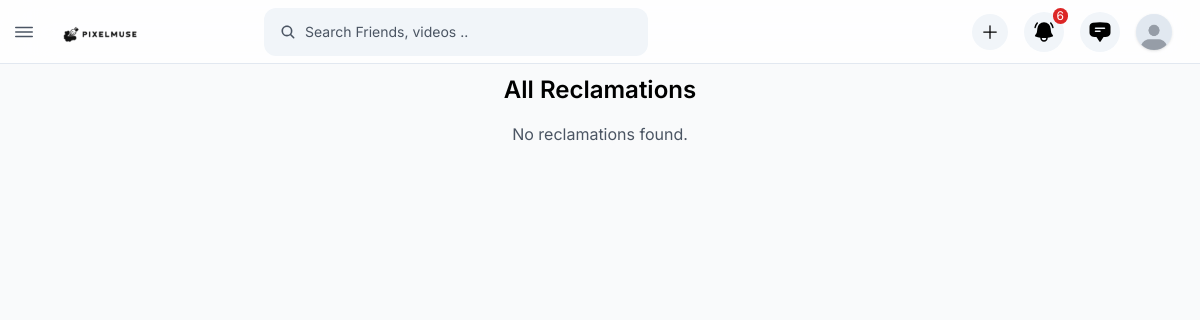
The page /reclamations/ on the database as committed earlier.
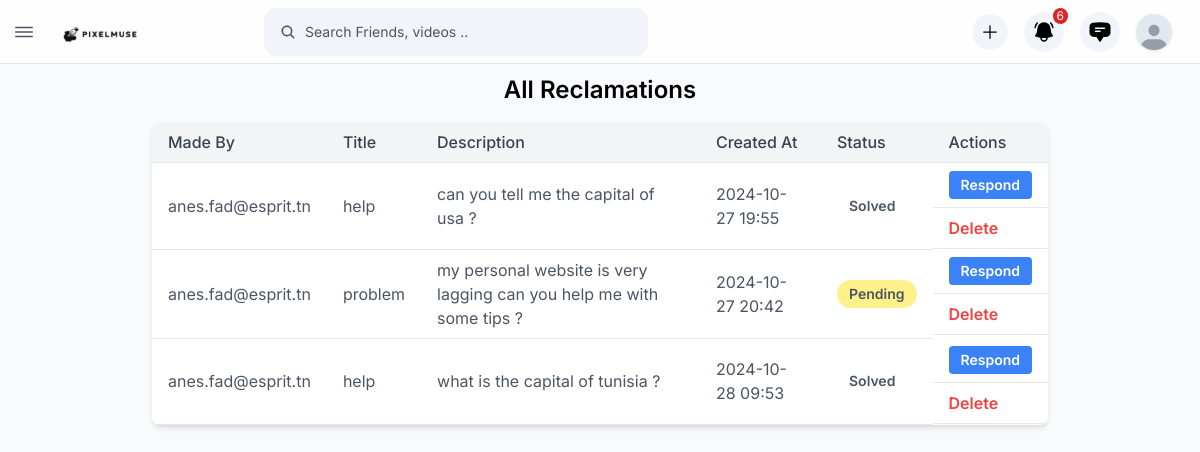
The same page on the database as committed later.
### reclamations/models.py (models this page shows, shortened)
class Reclamation(models.Model):
    author = models.ForeignKey(settings.AUTH_USER_MODEL, on_delete=models.CASCADE, default=1)
    title = models.CharField(max_length=255)
    description = models.TextField()
    created_at = models.DateTimeField(auto_now_add=True)
    status = models.CharField(max_length=50, choices=[
        ('pending', 'Pending'),
        ('solved', 'Solved'),
        ('not_accepted', 'Not Accepted'),
    ], default='pending')

### users/models.py (models this page shows, shortened)
class User(AbstractBaseUser, PermissionsMixin):
    email = models.EmailField(unique=True)
    fullname = models.CharField(max_length=255)
    phone = models.CharField(max_length=20, blank=True, null=True)
    birthday = models.DateField(blank=True, null=True)
    address = models.TextField(blank=True, null=True)
    role = models.CharField(max_length=10, choices=[('admin', 'Admin'), ('user', 'User'),('support','Support')])
    is_active = models.BooleanField(default=True)
    is_staff = models.BooleanField(default=False)
    user_photo = models.ImageField(upload_to='user_photos/', blank=True, null=True)
    objects = UserManager()
    USERNAME_FIELD = 'email'
    REQUIRED_FIELDS = ['fullname']

### reclamations/views.py (the view)
# urls.py: path('', views.reclamation_list, name='reclamation_list'),
def reclamation_list(request):
    reclamations = Reclamation.objects.all()
    return render(request, 'reclamations/support_index.html', {'reclamations': reclamations})

### reclamations/templates/reclamations/support_index.html
{% extends "base.html" %}
{% load static %}
{% block content %}
<main id="site__main" class="2xl:ml-[--w-side] xl:ml-[--w-side-sm] p-2.5 h-[calc(100vh-var(--m-top))] mt-[--m-top] flex items-center justify-center flex-col">
    <h2 class="text-2xl font-semibold mb-4">All Reclamations</h2>
    {% if reclamations %}
        <table class="table-auto border-collapse w-full max-w-4xl bg-white shadow-md rounded-lg overflow-hidden">
            <thead class="bg-gray-100">
                <tr>
                    <th class="px-4 py-2 border-b text-left font-medium text-gray-700">Made By</th>
                    <th class="px-4 py-2 border-b text-left font-medium text-gray-700">Title</th>
                    <th class="px-4 py-2 border-b text-left font-medium text-gray-700">Description</th>
                    <th class="px-4 py-2 border-b text-left font-medium text-gray-700">Created At</th>
                    <th class="px-4 py-2 border-b text-left font-medium text-gray-700">Status</th>
                    <th class="px-4 py-2 border-b text-left font-medium text-gray-700">Actions</th>
                </tr>
            </thead>
            <tbody>
                {% for reclamation in reclamations %}
                    <tr class="hover:bg-gray-50">
                        <td class="px-4 py-2 border-b">{{ reclamation.author.email }}</td>
                        <td class="px-4 py-2 border-b">{{ reclamation.title }}</td>
                        <td class="px-4 py-2 border-b">{{ reclamation.description }}</td>
                        <td class="px-4 py-2 border-b">{{ reclamation.created_at|date:"Y-m-d H:i" }}</td>
                        <td class="px-4 py-2 border-b">
                            {% if reclamation.status == "pending" %}
                                <span class="inline-block px-3 py-1 text-sm font-semibold text-yellow-800 bg-yellow-200 rounded-full">Pending</span>
                            {% elif reclamation.status == "solved" %}
                                <span class="inline-block px-3 py-1 text-sm font-semibold text-green-800 bg-green-900 rounded-full">Solved</span>
                            {% elif reclamation.status == "not accepted" %}
                                <span class="inline-block px-3 py-1 text-sm font-semibold text-red-800 bg-red-200 rounded-full">Not Accepted</span>
                            {% else %}
                                <span class="inline-block px-3 py-1 text-sm font-semibold text-gray-800 bg-gray-200 rounded-full">Unknown</span>
                            {% endif %}
                        </td>
                        <td class="px-4 py-2 border-b flex flex-col space-y-2">
                            <a href="{% url 'respond_reclamation' reclamation.id %}" class="inline-block px-3 py-1 text-sm font-semibold text-white bg-blue-500 rounded hover:bg-blue-600">Respond</a>
                        </td>
                        <td class="px-4 py-2 border-b flex flex-col space-y-2">
                            <a href="{% url 'delete_reclamation' reclamation.id %}" class="text-red-500 hover:text-red-700 font-semibold">Delete</a>
                        </td>
                    </tr>
                {% endfor %}
            </tbody>
        </table>
    {% else %}
        <p class="text-gray-600">No reclamations found.</p>
    {% endif %}
</main>
{% endblock %}

Rows that differ between the two databases and show on the page:
added Reclamation: author.email "anes.fad@esprit.tn", title "help", description "can you tell me the capital of usa ?", created_at "2024-10-27 19:55", status "Solved"
added Reclamation: author.email "anes.fad@esprit.tn", title "problem", description "my personal website is very lagging can you help me with some tips ?", created_at "2024-10-27 20:42", status "Pending"
added Reclamation: author.email "anes.fad@esprit.tn", title "help", description "what is the capital of tunisia ?", created_at "2024-10-28 09:53", status "Solved"
Other text that changed with them:
text no longer shown: "No reclamations found."
text now shown: "Made By Title Description Created At Status Actions"
